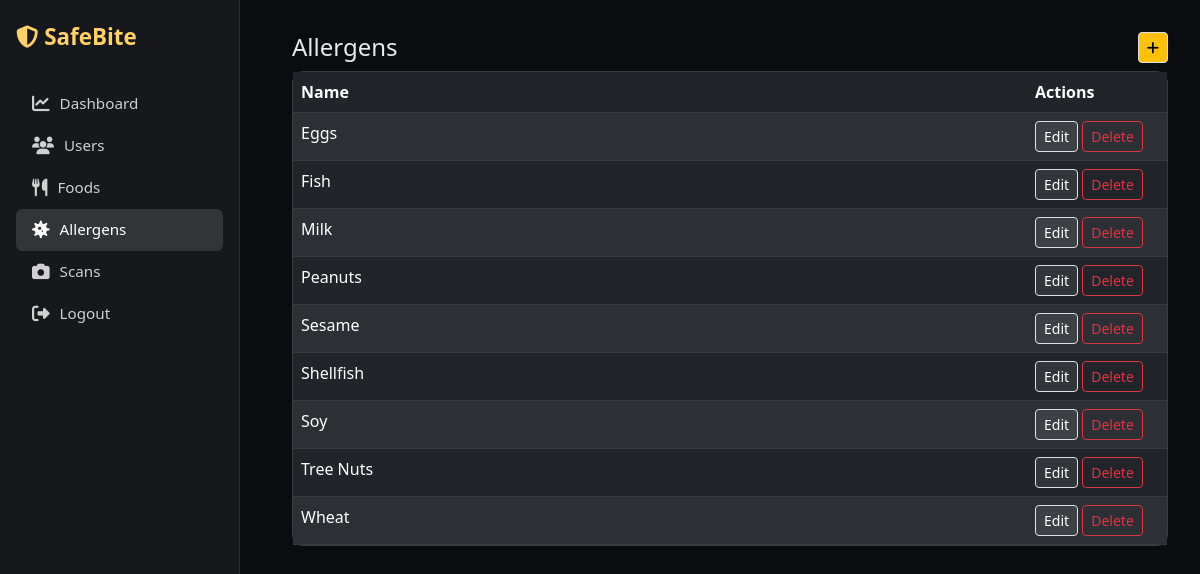
/adminpanel/allergens/ (signed in), run on the app's committed database.
### allergy_app/models.py (models this page shows, shortened)
class Allergen(models.Model):
    name = models.CharField(max_length=50, unique=True)

### adminpanel/views.py (the view)
# urls.py: path('allergens/', views.allergen_list, name='allergen_list'),
@login_required
@staff_required
def allergen_list(request):
    allergens = Allergen.objects.order_by('name')
    return render(request, 'adminpanel/allergen_list.html', {'allergens': allergens})

### templates/adminpanel/allergen_list.html
{% extends 'adminpanel/base_admin.html' %}
{% block admin_content %}
<div class="d-flex justify-content-between align-items-center mb-2">
  <h4 class="mb-0">Allergens</h4>
  <a href="{% url 'adminpanel:food_create' %}" class="btn btn-sm border"
   style="background-color: #FFC107; color: #000;"
   onmouseover="this.style.backgroundColor='white'; this.style.color='#000';"
   onmouseout="this.style.backgroundColor='#FFC107'; this.style.color='#000';">
  <i class="fas fa-plus"></i>
</a>
</div>
<div class="card p-0">
  <table class="table table-dark table-striped mb-0">
    <thead>
      <tr>
        <th>Name</th>
        <th width="140">Actions</th>
      </tr>
    </thead>
    <tbody>
      {% for a in allergens %}
      <tr>
        <td>{{ a.name }}</td>
        <td>
          <a href="{% url 'adminpanel:allergen_edit' a.pk %}" class="btn btn-sm btn-light border">Edit</a>
          <a href="{% url 'adminpanel:allergen_delete' a.pk %}" class="btn btn-sm btn-outline-danger">Delete</a>
        </td>
      </tr>
      {% empty %}
      <tr><td colspan="2" class="text-muted">No allergens yet.</td></tr>
      {% endfor %}
    </tbody>
  </table>
</div>
{% endblock %}

### templates/adminpanel/base_admin.html (style rules this page uses)
body { background: #0b0c10; color: #eaeaea; font-family: 'Segoe UI', Tahoma, Geneva, Verdana, sans-serif; min-height: 100vh; display: flex; }
.card { background: rgba(255, 255, 255, 0.06); border: 1px solid rgba(255, 255, 255, 0.15); border-radius: .75rem; padding: 1.5rem; color: #fff; }
.btn-light.border { background: rgba(255,255,255,0.08); border-color: rgba(255,255,255,0.2); color: #fff; }
a, a:hover { text-decoration: none; }

### data on the page
Allergen: name "Eggs"
Allergen: name "Fish"
Allergen: name "Milk"
Allergen: name "Peanuts"
Allergen: name "Sesame"
Allergen: name "Shellfish"
Allergen: name "Soy"
Allergen: name "Tree Nuts"
Allergen: name "Wheat"
